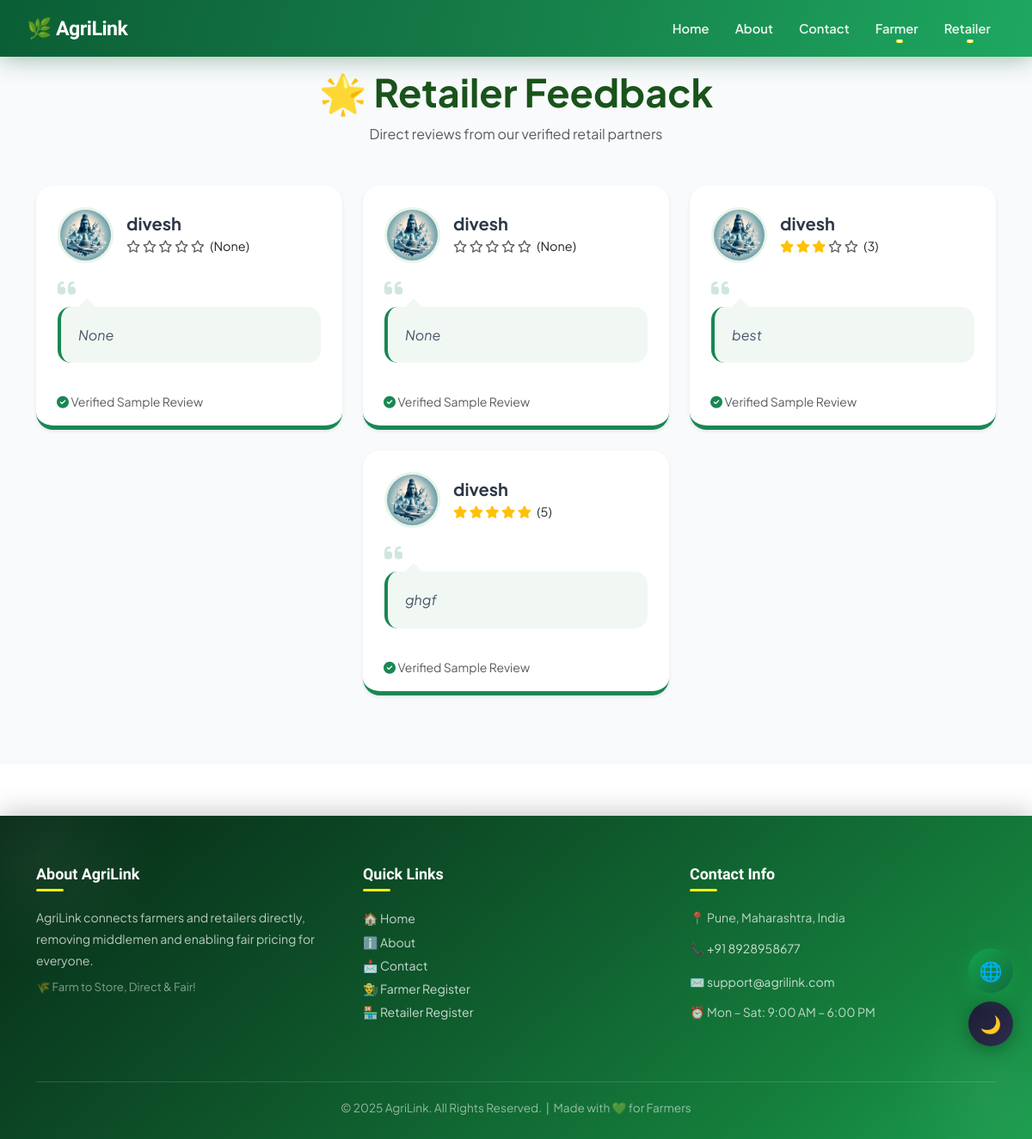
The page /retailer/reviews/ on the database its author committed.
### projectapp/models.py (models this page shows, shortened)
class SampleRequest(models.Model):
    STATUS_CHOICES = [
        ('pending', 'Pending'),
        ('approved', 'Approved'),
        ('rejected', 'Rejected'),
        ('picked', 'Picked'),
        ('delivered', 'Delivered'),
        ('expired', 'Expired'),
    ]
    QUANTITY_CHOICES = [
        (1, '1 kg'),
        (2, '2 kg'),
        (5, '5 kg'),
    ]
    product = models.ForeignKey('Product', on_delete=models.CASCADE)
    farmer = models.ForeignKey('Farmer', on_delete=models.CASCADE)
    retailer = models.ForeignKey('Retailer', on_delete=models.CASCADE)
    driver = models.ForeignKey('Driver', on_delete=models.SET_NULL, null=True, blank=True)
    quantity = models.FloatField(default=2, choices=[(1.0,'1 kg'),(2.0,'2 kg'),(5.0,'5 kg')])
    status = models.CharField(max_length=20, choices=STATUS_CHOICES, default='pending')
    sample_charge = models.FloatField(default=50.0)
    charge_paid = models.BooleanField(default=False)
    charge_refunded = models.BooleanField(default=False)
    expiry_date = models.DateTimeField(null=True, blank=True)
    rating = models.IntegerField(null=True, blank=True)
    review = models.TextField(null=True, blank=True)
    created_at = models.DateTimeField(auto_now_add=True)
    delivered_at = models.DateTimeField(null=True, blank=True)

class Retailer(models.Model):
    name = models.CharField(max_length=100)
    email = models.EmailField(unique=True)
    password = models.CharField(max_length=128)
    contact = models.CharField(max_length=15)
    address = models.TextField()
    city = models.CharField(max_length=50, blank=True, null=True)
    pincode = models.CharField(max_length=6, blank=True, null=True)
    gender = models.CharField(max_length=10)
    shop_number = models.CharField(max_length=50)
    gst_number = models.CharField(max_length=15)
    first_login = models.BooleanField(default=True)
    profile_image = models.ImageField(upload_to='profiles/', default='profiles/default.jpg')
    email_verified = models.BooleanField(default=False)
    email_otp = models.CharField(max_length=6, blank=True, null=True)
    latitude = models.FloatField(null=True, blank=True)   # 🆕
    longitude = models.FloatField(null=True, blank=True)  # 🆕

### projectapp/views.py (the view)
# urls.py: path('retailer/reviews/', views.all_sample_reviews, name='retailer_sample_reviews'),
def all_sample_reviews(request):
    reviews = SampleRequest.objects.select_related('retailer').all().order_by('-id')
    return render(request, "all_sample_reviews.html", {"reviews": reviews})

### projectapp/context_processors.py (called while the page is built)
def navbar_notifications(request):
    user_type = request.session.get('user_type')
    name = request.session.get('name')
    notes = []
    if user_type == "farmer" and name:
        notes = Notification.objects.filter(receiver_farmer__name=name, is_read=False).order_by('-timestamp')
    elif user_type == "retailer" and name:
        notes = Notification.objects.filter(receiver_retailer__name=name, is_read=False).order_by('-timestamp')
    elif user_type == "driver" and name:
        notes = Notification.objects.filter(receiver_driver__name=name, is_read=False).order_by('-timestamp')
    return {'navbar_notes': notes, 'user_type': user_type}

### projectapp/templates/all_sample_reviews.html (shortened to what this page needs)
{% extends 'master.html' %}
{% block body %}
<link rel="stylesheet" href="https://cdnjs.cloudflare.com/ajax/libs/font-awesome/6.4.0/css/all.min.css">
<div id="all-reviews">
  <div class="container">
    <div class="text-center mb-5">
      <h2 class="section-title fw-bold">🌟 Retailer Feedback</h2>
      <p class="text-muted">Direct reviews from our verified retail partners</p>
    </div>
    <div class="row g-4 justify-content-center">
      {% for r in reviews %}
      <div class="col-md-6 col-lg-4">
        <div class="card review-card shadow-sm h-100">
          <div class="card-top">
            <div class="profile-img-container">
              {% if r.retailer.profile_image %}
                <img src="{{ r.retailer.profile_image.url }}" alt="{{ r.retailer.name }}">
              {% else %}
                <img src="https://ui-avatars.com/api/?name={{ r.retailer.name }}&background=198754&color=fff" alt="Default">
              {% endif %}
            </div>
            <div class="retailer-info">
              <h5>{{ r.retailer.name }}</h5>
              <div class="star-rating">
                {% for i in "12345" %}
                  {% if forloop.counter <= r.rating %}
                    <i class="fas fa-star"></i>
                  {% else %}
                    <i class="far fa-star text-muted"></i>
                  {% endif %}
                {% endfor %}
                <span class="text-dark ms-1">({{ r.rating }})</span>
              </div>
            </div>
          </div>
          <div class="review-box">
            <div class="quote-icon"><i class="fas fa-quote-left"></i></div>
            <div class="review-content">
              {{ r.review }}
            </div>
          </div>
          <div class="card-footer bg-transparent border-0 px-4 pb-3">
             <small class="text-muted"><i class="fas fa-check-circle text-success"></i> Verified Sample Review</small>
          </div>
        </div>
      </div>
      {% empty %}
      <div class="no-reviews">
        <i class="fas fa-comment-dots fa-4x text-light mb-3"></i>
        <h4 class="text-muted">No reviews have been posted yet.</h4>
      </div>
      {% endfor %}
    </div>
  </div>
</div>
{% endblock %}

### projectapp/templates/master.html (style rules this page uses)
:root { --g50: #f0fdf4; --g100: #dcfce7; --g200: #bbf7d0; --g400: #4ade80; --g500: #22c55e; --g600: #16a34a; --g700: #15803d; --g800: #166534; --g900: #14532d; --bg: #ffffff; --bg2: #f0fdf4; --bg3: #ffffff; --txt: #0d1f14; --txt2: #3d6650; --txt3: #6b8070; --bdr: #d1fae5; --inp: #f8fffc; --sh1: 0 1px 4px rgba(10,40,20,.07); --sh2: 0 4px 18px rgba(10,40,20,.11); --sh3: 0 14px 44px rgba(10,40,20,.15); --stripe: #f0fdf4; }
*, *::before, *::after { box-sizing: border-box; }
html { scroll-behavior: smooth; }
body { font-family: 'Plus Jakarta Sans', sans-serif; background: var(--bg); color: var(--txt); transition: background .35s, color .35s; overflow-x: hidden; top: 0 !important; margin: 0; padding: 0; }

### projectapp/templates/all_sample_reviews.html (style rules this page uses)
#all-reviews { background: #f8fafc; padding: 80px 0; min-height: 100vh; }
.section-title { font-size: 2.8rem; color: #1a531b; margin-bottom: 10px; }
.review-card { background: white; border-radius: 20px; border: none; overflow: hidden; transition: all 0.3s ease; position: relative; border-bottom: 5px solid #198754; }
.card-top { padding: 25px 25px 10px; display: flex; align-items: center; gap: 15px; }
.profile-img-container { width: 65px; height: 65px; border-radius: 50%; overflow: hidden; border: 3px solid #e8f5e9; flex-shrink: 0; }
.profile-img-container img { width: 100%; height: 100%; object-fit: cover; }
.retailer-info h5 { margin: 0; font-weight: 700; color: #2d3748; }
.star-rating { color: #ffc107; font-size: 0.9rem; margin-top: 4px; }
.review-box { padding: 0 25px 25px; }
.review-content { background: #f1f8f4; padding: 20px; border-radius: 15px; position: relative; font-style: italic; color: #4a5568; line-height: 1.6; border-left: 4px solid #198754; }
.review-content::before { content: ''; position: absolute; top: -10px; left: 20px; border-left: 10px solid transparent; border-right: 10px solid transparent; border-bottom: 10px solid #f1f8f4; }
.quote-icon { color: #198754; opacity: 0.2; font-size: 1.5rem; margin-bottom: 5px; }

### rows shown on the page
SampleRequest: retailer.profile_image (picture), retailer.name "divesh", rating "None", review "None"
SampleRequest: retailer.profile_image (picture), retailer.name "divesh", rating "None", review "None"
SampleRequest: retailer.profile_image (picture), retailer.name "divesh", rating "3", review "best"
SampleRequest: retailer.profile_image (picture), retailer.name "divesh", rating "5", review "ghgf"
